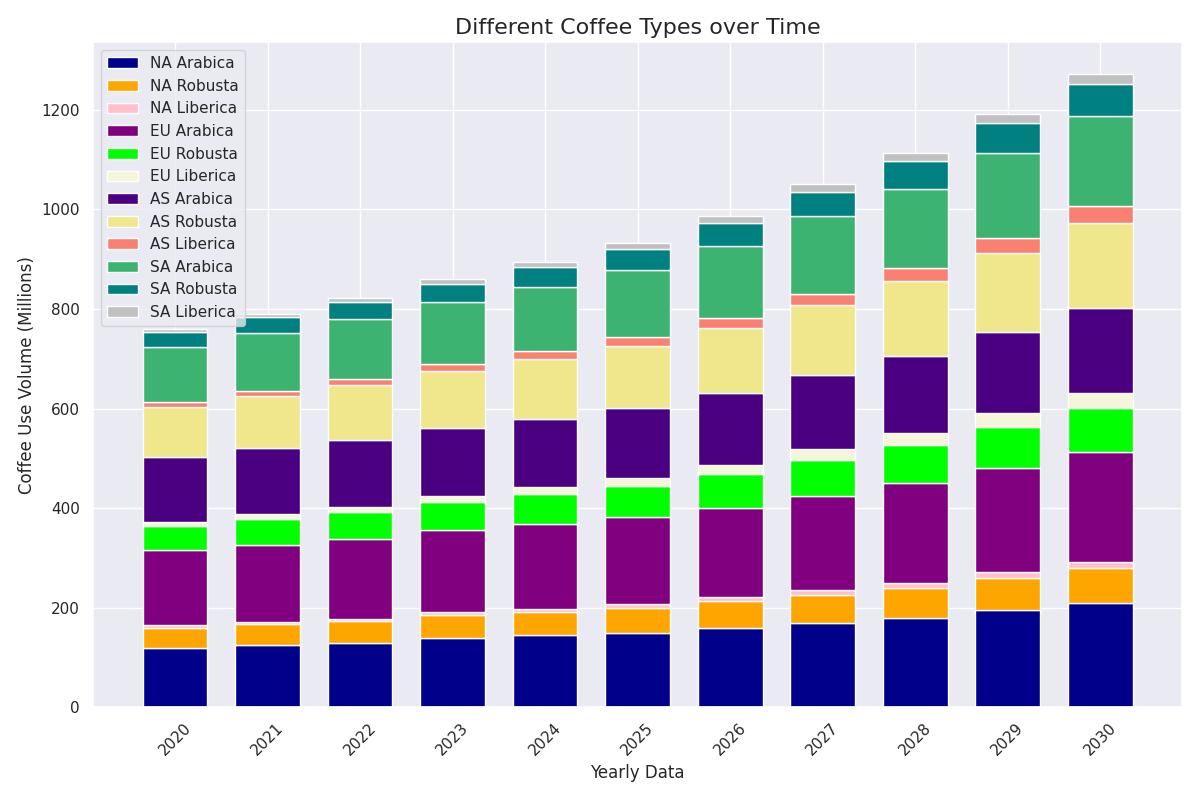

Generate this figure with Python:
import matplotlib.pyplot as plt
import numpy as np

years = np.arange(2020, 2031)

north_america_arabica = [120, 125, 130, 140, 145, 150, 160, 170, 180, 195, 210]
north_america_robusta = [40, 42, 43, 45, 47, 50, 53, 56, 60, 65, 70]
north_america_liberica = [5, 5, 5, 6, 6, 7, 8, 9, 10, 11, 12]

europe_arabica = [150, 155, 160, 165, 170, 175, 180, 190, 200, 210, 220]
europe_robusta = [50, 52, 55, 57, 60, 63, 67, 72, 77, 83, 90]
europe_liberica = [8, 9, 10, 12, 14, 16, 19, 21, 24, 27, 30]

asia_arabica = [130, 132, 134, 136, 138, 140, 145, 150, 155, 162, 170]
asia_robusta = [100, 105, 110, 115, 120, 125, 130, 140, 150, 160, 170]
asia_liberica = [10, 11, 12, 13, 15, 17, 20, 23, 26, 30, 35]

south_america_arabica = [110, 115, 120, 125, 130, 135, 145, 155, 160, 170, 180]
south_america_robusta = [30, 32, 35, 37, 40, 42, 45, 50, 55, 60, 65]
south_america_liberica = [6, 7, 8, 9, 10, 12, 14, 15, 17, 18, 20]

cumulative_north_america = np.array(north_america_arabica) + np.array(north_america_robusta) + np.array(north_america_liberica)
cumulative_europe = cumulative_north_america + np.array(europe_arabica) + np.array(europe_robusta) + np.array(europe_liberica)
cumulative_asia = cumulative_europe + np.array(asia_arabica) + np.array(asia_robusta) + np.array(asia_liberica)
cumulative_south_america = cumulative_asia + np.array(south_america_arabica) + np.array(south_america_robusta) + np.array(south_america_liberica)

fig, ax = plt.subplots(figsize=(12, 8))

ax.bar(years, north_america_arabica, color='darkblue', label='NA Arabica', width=0.7)
ax.bar(years, north_america_robusta, bottom=north_america_arabica, color='orange', label='NA Robusta', width=0.7)
ax.bar(years, north_america_liberica, bottom=np.array(north_america_arabica) + np.array(north_america_robusta), color='pink', label='NA Liberica', width=0.7)

ax.bar(years, europe_arabica, bottom=np.array(cumulative_north_america), color='purple', label='EU Arabica', width=0.7)
ax.bar(years, europe_robusta, bottom=np.array(cumulative_north_america) + np.array(europe_arabica), color='lime', label='EU Robusta', width=0.7)
ax.bar(years, europe_liberica, bottom=np.array(cumulative_north_america) + np.array(europe_arabica) + np.array(europe_robusta), color='beige', label='EU Liberica', width=0.7)

ax.bar(years, asia_arabica, bottom=np.array(cumulative_europe), color='indigo', label='AS Arabica', width=0.7)
ax.bar(years, asia_robusta, bottom=np.array(cumulative_europe) + np.array(asia_arabica), color='khaki', label='AS Robusta', width=0.7)
ax.bar(years, asia_liberica, bottom=np.array(cumulative_europe) + np.array(asia_arabica) + np.array(asia_robusta), color='salmon', label='AS Liberica', width=0.7)

ax.bar(years, south_america_arabica, bottom=np.array(cumulative_asia), color='mediumseagreen', label='SA Arabica', width=0.7)
ax.bar(years, south_america_robusta, bottom=np.array(cumulative_asia) + np.array(south_america_arabica), color='teal', label='SA Robusta', width=0.7)
ax.bar(years, south_america_liberica, bottom=np.array(cumulative_asia) + np.array(south_america_arabica) + np.array(south_america_robusta), color='silver', label='SA Liberica', width=0.7)

ax.set_xlabel("Yearly Data", fontsize=12)
ax.set_ylabel("Coffee Use Volume (Millions)", fontsize=12)
ax.set_title("Different Coffee Types over Time", fontsize=16)

plt.xticks(years, rotation=45)
plt.legend(loc='upper left')
plt.tight_layout()
plt.show()
